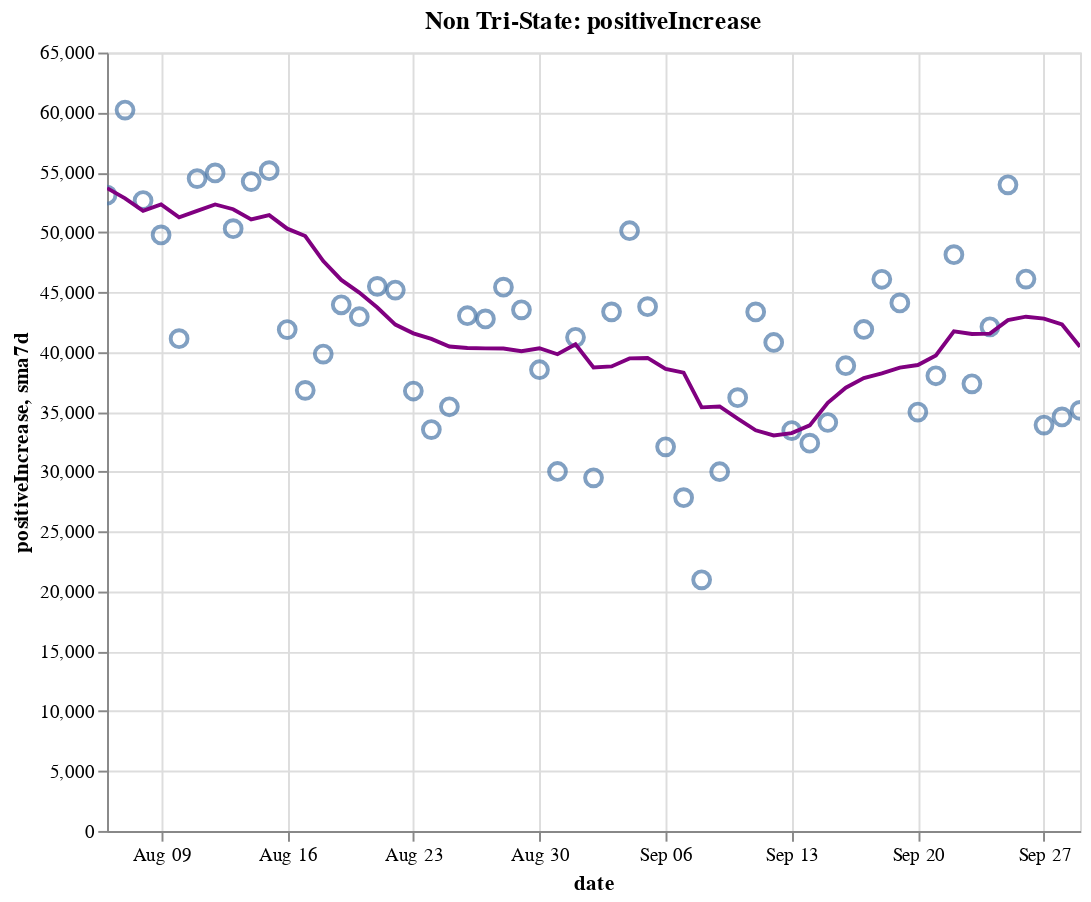

The cell this chart's notebook holds for it:
### Code cell
create_plot(non_tristate, 'positiveIncrease')

### Figure 1 — Vega-Lite specification as saved in the notebook (floating-point values rounded to 4 significant figures)
{"config": {"view": {"continuousWidth": 400, "continuousHeight": 300}}, "layer": [{"layer": [{"mark": {"type": "point", "size": 75}, "encoding": {"tooltip": [{"type": "temporal", "field": "date"}, {"type": "quantitative", "field": "positiveIncrease"}, {"type": "quantitative", "field": "sma7d"}], "x": {"type": "temporal", "field": "date"}, "y": {"type": "quantitative", "field": "positiveIncrease"}}, "selection": {"selector014": {"type": "interval", "bind": "scales", "encodings": ["x", "y"]}}}, {"mark": {"type": "line", "color": "purple"}, "encoding": {"x": {"type": "temporal", "field": "date"}, "y": {"type": "quantitative", "field": "sma7d"}}}]}, {"mark": {"type": "rule", "color": "#aaa"}, "encoding": {"x": {"type": "temporal", "field": "date"}}, "transform": [{"filter": {"selection": "selector013"}}]}, {"mark": "circle", "encoding": {"opacity": {"condition": {"value": 1, "selection": "selector013"}, "value": 0}, "tooltip": [{"type": "temporal", "field": "date"}, {"type": "quantitative", "field": "positiveIncrease"}, {"type": "quantitative", "field": "sma7d"}], "x": {"type": "temporal", "field": "date"}, "y": {"type": "quantitative", "field": "positiveIncrease"}}, "selection": {"selector013": {"type": "single", "encodings": ["x"], "on": "mouseover", "nearest": true, "empty": "none"}}}, {"mark": {"type": "text", "align": "left", "dx": 5, "dy": -5, "stroke": "white", "strokeWidth": 2}, "encoding": {"text": {"type": "quantitative", "field": "positiveIncrease"}, "tooltip": [{"type": "temporal", "field": "date"}, {"type": "quantitative", "field": "positiveIncrease"}, {"type": "quantitative", "field": "sma7d"}], "x": {"type": "temporal", "field": "date"}, "y": {"type": "quantitative", "field": "positiveIncrease"}}, "transform": [{"filter": {"selection": "selector013"}}]}, {"mark": {"type": "text", "align": "left", "dx": 5, "dy": -5}, "encoding": {"text": {"type": "quantitative", "field": "positiveIncrease"}, "tooltip": [{"type": "temporal", "field": "date"}, {"type": "quantitative", "field": "positiveIncrease"}, {"type": "quantitative", "field": "sma7d"}], "x": {"type": "temporal", "field": "date"}, "y": {"type": "quantitative", "field": "positiveIncrease"}}, "transform": [{"filter": {"selection": "selector013"}}]}], "data": {"name": "data-79da7d247bffa64ebb81c96b66957777"}, "height": 400, "title": "Non Tri-State: positiveIncrease", "width": 500, "$schema": "https://vega.github.io/schema/vega-lite/v4.8.1.json", "datasets": {"data-79da7d247bffa64ebb81c96b66957777": [{"date": "2020-08-06T00:00:00", "totalTestResultsIncrease": 660600.0, "positiveIncrease": 53090.0, "death": 106000.0, "deathIncrease": 1238.0, "positiveRate": 0.08, "state": "Non Tri-State", "sma7d": 53680.0}, {"date": "2020-08-07T00:00:00", "totalTestResultsIncrease": 703300.0, "positiveIncrease": 60200.0, "death": 107300.0, "deathIncrease": 1313.0, "positiveRate": 0.086, "state": "Non Tri-State", "sma7d": 52830.0}, {"date": "2020-08-08T00:00:00", "totalTestResultsIncrease": 613800.0, "positiveIncrease": 52640.0, "death": 108400.0, "deathIncrease": 1075.0, "positiveRate": 0.086, "state": "Non Tri-State", "sma7d": 51780.0}, {"date": "2020-08-09T00:00:00", "totalTestResultsIncrease": 611300.0, "positiveIncrease": 49770.0, "death": 109000.0, "deathIncrease": 604.0, "positiveRate": 0.081, "state": "Non Tri-State", "sma7d": 52330.0}, {"date": "2020-08-10T00:00:00", "totalTestResultsIncrease": 638600.0, "positiveIncrease": 41110.0, "death": 109400.0, "deathIncrease": 417.0, "positiveRate": 0.064, "state": "Non Tri-State", "sma7d": 51250.0}, {"date": "2020-08-11T00:00:00", "totalTestResultsIncrease": 644500.0, "positiveIncrease": 54470.0, "death": 110700.0, "deathIncrease": 1307.0, "positiveRate": 0.085, "state": "Non Tri-State", "sma7d": 51780.0}, {"date": "2020-08-12T00:00:00", "totalTestResultsIncrease": 366000.0, "positiveIncrease": 54950.0, "death": 112200.0, "deathIncrease": 1495.0, "positiveRate": 0.15, "state": "Non Tri-State", "sma7d": 52320.0}, {"date": "2020-08-13T00:00:00", "totalTestResultsIncrease": 801600.0, "positiveIncrease": 50290.0, "death": 113400.0, "deathIncrease": 1145.0, "positiveRate": 0.063, "state": "Non Tri-State", "sma7d": 51920.0}, {"date": "2020-08-14T00:00:00", "totalTestResultsIncrease": 763500.0, "positiveIncrease": 54220.0, "death": 114600.0, "deathIncrease": 1199.0, "positiveRate": 0.071, "state": "Non Tri-State", "sma7d": 51060.0}, {"date": "2020-08-15T00:00:00", "totalTestResultsIncrease": 659400.0, "positiveIncrease": 55140.0, "death": 115800.0, "deathIncrease": 1200.0, "positiveRate": 0.084, "state": "Non Tri-State", "sma7d": 51420.0}, {"date": "2020-08-16T00:00:00", "totalTestResultsIncrease": 701600.0, "positiveIncrease": 41870.0, "death": 116400.0, "deathIncrease": 611.0, "positiveRate": 0.06, "state": "Non Tri-State", "sma7d": 50290.0}, {"date": "2020-08-17T00:00:00", "totalTestResultsIncrease": 563800.0, "positiveIncrease": 36790.0, "death": 116800.0, "deathIncrease": 394.0, "positiveRate": 0.065, "state": "Non Tri-State", "sma7d": 49680.0}, {"date": "2020-08-18T00:00:00", "totalTestResultsIncrease": 574400.0, "positiveIncrease": 39820.0, "death": 118000.0, "deathIncrease": 1178.0, "positiveRate": 0.069, "state": "Non Tri-State", "sma7d": 47580.0}, {"date": "2020-08-19T00:00:00", "totalTestResultsIncrease": 588800.0, "positiveIncrease": 43940.0, "death": 119400.0, "deathIncrease": 1402.0, "positiveRate": 0.075, "state": "Non Tri-State", "sma7d": 46010.0}, {"date": "2020-08-20T00:00:00", "totalTestResultsIncrease": 605400.0, "positiveIncrease": 42940.0, "death": 120500.0, "deathIncrease": 1122.0, "positiveRate": 0.071, "state": "Non Tri-State", "sma7d": 44960.0}, {"date": "2020-08-21T00:00:00", "totalTestResultsIncrease": 648200.0, "positiveIncrease": 45480.0, "death": 121600.0, "deathIncrease": 1109.0, "positiveRate": 0.07, "state": "Non Tri-State", "sma7d": 43710.0}, {"date": "2020-08-22T00:00:00", "totalTestResultsIncrease": 666400.0, "positiveIncrease": 45160.0, "death": 122600.0, "deathIncrease": 1023.0, "positiveRate": 0.068, "state": "Non Tri-State", "sma7d": 42280.0}, {"date": "2020-08-23T00:00:00", "totalTestResultsIncrease": 571000.0, "positiveIncrease": 36740.0, "death": 123200.0, "deathIncrease": 563.0, "positiveRate": 0.064, "state": "Non Tri-State", "sma7d": 41550.0}, {"date": "2020-08-24T00:00:00", "totalTestResultsIncrease": 568300.0, "positiveIncrease": 33520.0, "death": 123500.0, "deathIncrease": 333.0, "positiveRate": 0.059, "state": "Non Tri-State", "sma7d": 41080.0}, {"date": "2020-08-25T00:00:00", "totalTestResultsIncrease": 570700.0, "positiveIncrease": 35420.0, "death": 124600.0, "deathIncrease": 1138.0, "positiveRate": 0.062, "state": "Non Tri-State", "sma7d": 40460.0}, {"date": "2020-08-26T00:00:00", "totalTestResultsIncrease": 570400.0, "positiveIncrease": 43020.0, "death": 125900.0, "deathIncrease": 1280.0, "positiveRate": 0.075, "state": "Non Tri-State", "sma7d": 40320.0}, {"date": "2020-08-27T00:00:00", "totalTestResultsIncrease": 665500.0, "positiveIncrease": 42760.0, "death": 127000.0, "deathIncrease": 1116.0, "positiveRate": 0.064, "state": "Non Tri-State", "sma7d": 40300.0}, {"date": "2020-08-28T00:00:00", "totalTestResultsIncrease": 706500.0, "positiveIncrease": 45410.0, "death": 128000.0, "deathIncrease": 1011.0, "positiveRate": 0.064, "state": "Non Tri-State", "sma7d": 40290.0}, {"date": "2020-08-29T00:00:00", "totalTestResultsIncrease": 663000.0, "positiveIncrease": 43520.0, "death": 129100.0, "deathIncrease": 1005.0, "positiveRate": 0.066, "state": "Non Tri-State", "sma7d": 40050.0}, {"date": "2020-08-30T00:00:00", "totalTestResultsIncrease": 645700.0, "positiveIncrease": 38510.0, "death": 129500.0, "deathIncrease": 463.0, "positiveRate": 0.06, "state": "Non Tri-State", "sma7d": 40310.0}, {"date": "2020-08-31T00:00:00", "totalTestResultsIncrease": 571700.0, "positiveIncrease": 30020.0, "death": 129900.0, "deathIncrease": 357.0, "positiveRate": 0.053, "state": "Non Tri-State", "sma7d": 39810.0}, {"date": "2020-09-01T00:00:00", "totalTestResultsIncrease": 635000.0, "positiveIncrease": 41220.0, "death": 130900.0, "deathIncrease": 1018.0, "positiveRate": 0.065, "state": "Non Tri-State", "sma7d": 40640.0}, {"date": "2020-09-02T00:00:00", "totalTestResultsIncrease": 540600.0, "positiveIncrease": 29490.0, "death": 131900.0, "deathIncrease": 1015.0, "positiveRate": 0.055, "state": "Non Tri-State", "sma7d": 38700.0}, {"date": "2020-09-03T00:00:00", "totalTestResultsIncrease": 667200.0, "positiveIncrease": 43350.0, "death": 133000.0, "deathIncrease": 1055.0, "positiveRate": 0.065, "state": "Non Tri-State", "sma7d": 38790.0}, {"date": "2020-09-04T00:00:00", "totalTestResultsIncrease": 802200.0, "positiveIncrease": 50120.0, "death": 133900.0, "deathIncrease": 986.0, "positiveRate": 0.062, "state": "Non Tri-State", "sma7d": 39460.0}, {"date": "2020-09-05T00:00:00", "totalTestResultsIncrease": 776500.0, "positiveIncrease": 43780.0, "death": 134900.0, "deathIncrease": 909.0, "positiveRate": 0.056, "state": "Non Tri-State", "sma7d": 39500.0}, {"date": "2020-09-06T00:00:00", "totalTestResultsIncrease": 659500.0, "positiveIncrease": 32080.0, "death": 135300.0, "deathIncrease": 436.0, "positiveRate": 0.049, "state": "Non Tri-State", "sma7d": 38580.0}, {"date": "2020-09-07T00:00:00", "totalTestResultsIncrease": 504200.0, "positiveIncrease": 27830.0, "death": 135500.0, "deathIncrease": 221.0, "positiveRate": 0.055, "state": "Non Tri-State", "sma7d": 38270.0}, {"date": "2020-09-08T00:00:00", "totalTestResultsIncrease": 416800.0, "positiveIncrease": 20970.0, "death": 135900.0, "deathIncrease": 341.0, "positiveRate": 0.05, "state": "Non Tri-State", "sma7d": 35370.0}, {"date": "2020-09-09T00:00:00", "totalTestResultsIncrease": 536600.0, "positiveIncrease": 30000.0, "death": 136900.0, "deathIncrease": 1073.0, "positiveRate": 0.056, "state": "Non Tri-State", "sma7d": 35450.0}, {"date": "2020-09-10T00:00:00", "totalTestResultsIncrease": 574400.0, "positiveIncrease": 36180.0, "death": 138100.0, "deathIncrease": 1154.0, "positiveRate": 0.063, "state": "Non Tri-State", "sma7d": 34420.0}, {"date": "2020-09-11T00:00:00", "totalTestResultsIncrease": 688000.0, "positiveIncrease": 43340.0, "death": 139100.0, "deathIncrease": 1002.0, "positiveRate": 0.063, "state": "Non Tri-State", "sma7d": 33450.0}, {"date": "2020-09-12T00:00:00", "totalTestResultsIncrease": 800000.0, "positiveIncrease": 40790.0, "death": 139900.0, "deathIncrease": 804.0, "positiveRate": 0.051, "state": "Non Tri-State", "sma7d": 33030.0}, {"date": "2020-09-13T00:00:00", "totalTestResultsIncrease": 628300.0, "positiveIncrease": 33430.0, "death": 140300.0, "deathIncrease": 379.0, "positiveRate": 0.053, "state": "Non Tri-State", "sma7d": 33220.0}, {"date": "2020-09-14T00:00:00", "totalTestResultsIncrease": 312000.0, "positiveIncrease": 32380.0, "death": 140700.0, "deathIncrease": 391.0, "positiveRate": 0.104, "state": "Non Tri-State", "sma7d": 33870.0}, {"date": "2020-09-15T00:00:00", "totalTestResultsIncrease": 618000.0, "positiveIncrease": 34110.0, "death": 141700.0, "deathIncrease": 1011.0, "positiveRate": 0.055, "state": "Non Tri-State", "sma7d": 35750.0}, {"date": "2020-09-16T00:00:00", "totalTestResultsIncrease": 628300.0, "positiveIncrease": 38850.0, "death": 142900.0, "deathIncrease": 1184.0, "positiveRate": 0.062, "state": "Non Tri-State", "sma7d": 37010.0}, {"date": "2020-09-17T00:00:00", "totalTestResultsIncrease": 705700.0, "positiveIncrease": 41870.0, "death": 143700.0, "deathIncrease": 856.0, "positiveRate": 0.059, "state": "Non Tri-State", "sma7d": 37820.0}, {"date": "2020-09-18T00:00:00", "totalTestResultsIncrease": 855300.0, "positiveIncrease": 46070.0, "death": 144600.0, "deathIncrease": 883.0, "positiveRate": 0.054, "state": "Non Tri-State", "sma7d": 38210.0}, {"date": "2020-09-19T00:00:00", "totalTestResultsIncrease": 955200.0, "positiveIncrease": 44090.0, "death": 145300.0, "deathIncrease": 735.0, "positiveRate": 0.046, "state": "Non Tri-State", "sma7d": 38680.0}, {"date": "2020-09-20T00:00:00", "totalTestResultsIncrease": 744600.0, "positiveIncrease": 34980.0, "death": 145600.0, "deathIncrease": 322.0, "positiveRate": 0.047, "state": "Non Tri-State", "sma7d": 38910.0}, {"date": "2020-09-21T00:00:00", "totalTestResultsIncrease": 621000.0, "positiveIncrease": 38010.0, "death": 145900.0, "deathIncrease": 281.0, "positiveRate": 0.061, "state": "Non Tri-State", "sma7d": 39710.0}, {"date": "2020-09-22T00:00:00", "totalTestResultsIncrease": 629400.0, "positiveIncrease": 48120.0, "death": 146800.0, "deathIncrease": 842.0, "positiveRate": 0.076, "state": "Non Tri-State", "sma7d": 41710.0}, {"date": "2020-09-23T00:00:00", "totalTestResultsIncrease": 817600.0, "positiveIncrease": 37340.0, "death": 147900.0, "deathIncrease": 1145.0, "positiveRate": 0.046, "state": "Non Tri-State", "sma7d": 41500.0}, {"date": "2020-09-24T00:00:00", "totalTestResultsIncrease": 802800.0, "positiveIncrease": 42100.0, "death": 148800.0, "deathIncrease": 908.0, "positiveRate": 0.052, "state": "Non Tri-State", "sma7d": 41530.0}, {"date": "2020-09-25T00:00:00", "totalTestResultsIncrease": 876300.0, "positiveIncrease": 53960.0, "death": 149700.0, "deathIncrease": 829.0, "positiveRate": 0.062, "state": "Non Tri-State", "sma7d": 42660.0}, {"date": "2020-09-26T00:00:00", "totalTestResultsIncrease": 884900.0, "positiveIncrease": 46080.0, "death": 150500.0, "deathIncrease": 859.0, "positiveRate": 0.052, "state": "Non Tri-State", "sma7d": 42940.0}, {"date": "2020-09-27T00:00:00", "totalTestResultsIncrease": 739800.0, "positiveIncrease": 33890.0, "death": 150800.0, "deathIncrease": 295.0, "positiveRate": 0.046, "state": "Non Tri-State", "sma7d": 42780.0}, {"date": "2020-09-28T00:00:00", "totalTestResultsIncrease": 852100.0, "positiveIncrease": 34570.0, "death": 151100.0, "deathIncrease": 245.0, "positiveRate": 0.041, "state": "Non Tri-State", "sma7d": 42290.0}, {"date": "2020-09-29T00:00:00", "totalTestResultsIncrease": 713700.0, "positiveIncrease": 35120.0, "death": 151800.0, "deathIncrease": 725.0, "positiveRate": 0.049, "state": "Non Tri-State", "sma7d": 40440.0}]}}
